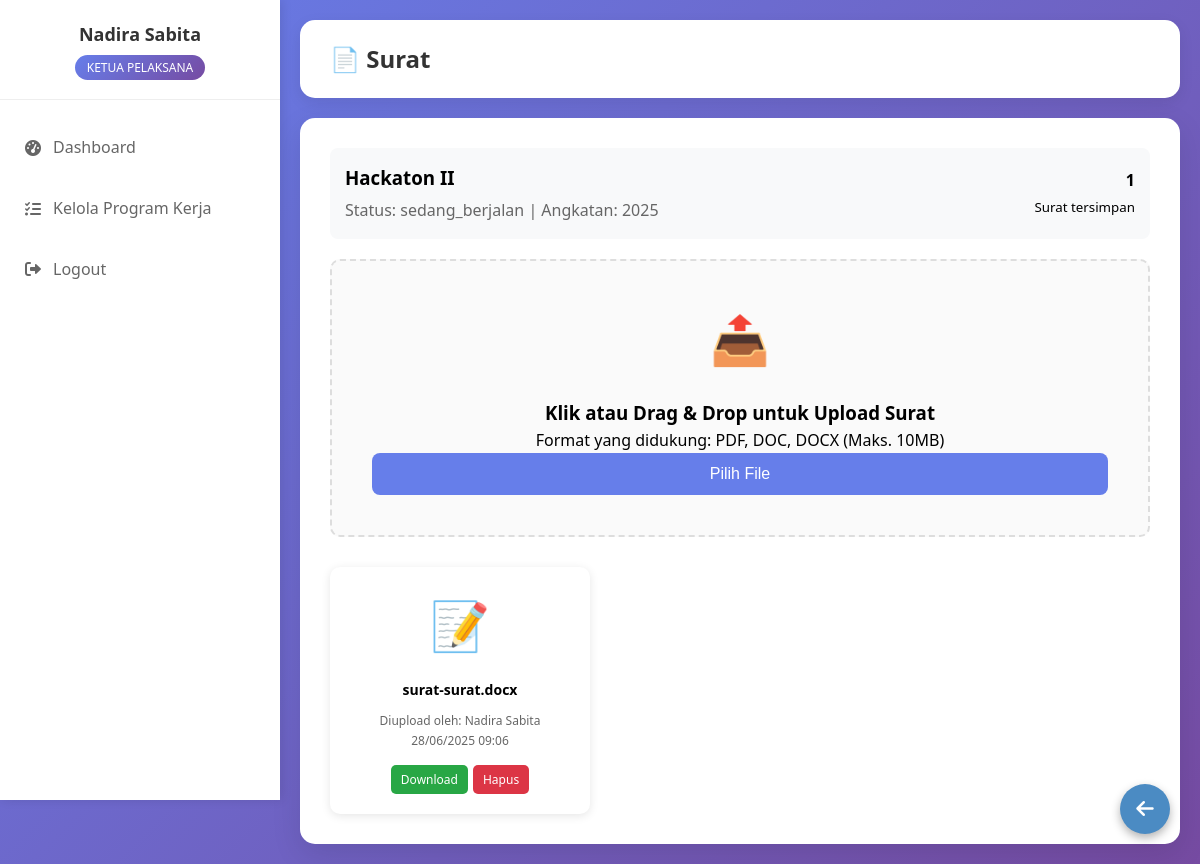
The app's page /modules/dokumentasi/surat.php?proker_id=25250001 (signed in) with its own data.
### tables this page shows
CREATE TABLE `program_kerja` (
  `id` varchar(10) NOT NULL,
  `nama_proker` varchar(200) NOT NULL,
  `deskripsi` text DEFAULT NULL,
  `tanggal_mulai` date DEFAULT NULL,
  `tanggal_selesai` date DEFAULT NULL,
  `status` enum('belum_mulai','sedang_berjalan','selesai','dibatalkan') DEFAULT NULL,
  `angkatan` varchar(10) DEFAULT NULL,
  `ketua_pelaksana_id` int(11) DEFAULT NULL,
  `created_by` int(11) DEFAULT NULL,
  `created_at` timestamp NOT NULL DEFAULT current_timestamp(),
  `updated_at` timestamp NOT NULL DEFAULT current_timestamp() ON UPDATE current_timestamp()
);

CREATE TABLE `dokumentasi` (
  `id` int(11) NOT NULL,
  `proker_id` varchar(10) DEFAULT NULL,
  `jenis` enum('proposal','surat','foto') NOT NULL,
  `nama_file` varchar(255) NOT NULL,
  `file_path` varchar(500) NOT NULL,
  `uploaded_by` int(11) DEFAULT NULL,
  `uploaded_at` timestamp NOT NULL DEFAULT current_timestamp()
);

CREATE TABLE `users` (
  `id` int(11) NOT NULL,
  `nama` varchar(100) NOT NULL,
  `nik` varchar(20) NOT NULL,
  `username` varchar(50) NOT NULL,
  `password` varchar(255) NOT NULL,
  `role` enum('sekretaris','ketua_pelaksana','ketua_umum') NOT NULL,
  `created_at` timestamp NOT NULL DEFAULT current_timestamp(),
  `status` enum('aktif','nonaktif') DEFAULT 'aktif'
);

### includes/functions.php (called while the page is built, shortened)
<?php
function sanitize($data) {
    return htmlspecialchars(trim($data), ENT_QUOTES, 'UTF-8');
}
function getStatusBadge($status) {
    $badges = [
        'belum_mulai' => '<span class="badge badge-warning">Belum Mulai</span>',
        'sedang_berjalan' => '<span class="badge badge-info">Sedang Berjalan</span>',
        'selesai' => '<span class="badge badge-success">Selesai</span>',
        'dibatalkan' => '<span class="badge badge-danger">Dibatalkan</span>',
    ];
    return $badges[$status] ?? $status;
}
?>

### modules/dokumentasi/surat.php (the view, shortened to what this page needs)
<?php
require_once '../../config/database.php';
require_once '../../includes/functions.php';
$proker_id = $_GET['proker_id'] ?? 0;
if ($_SESSION['role'] === 'ketua_pelaksana') {
    $stmt = $pdo->prepare("SELECT * FROM program_kerja WHERE id = ? AND ketua_pelaksana_id = ?");
    $stmt->execute([$proker_id, $_SESSION['user_id']]);
} else {
    $stmt = $pdo->prepare("SELECT * FROM program_kerja WHERE id = ?");
    $stmt->execute([$proker_id]);
}
$proker = $stmt->fetch();
$stmt = $pdo->prepare("
    SELECT d.*, u.nama as uploaded_by_name
    FROM dokumentasi d
    LEFT JOIN users u ON d.uploaded_by = u.id
    WHERE d.proker_id = ? AND d.jenis = 'surat'
    ORDER BY d.uploaded_at DESC
");
$stmt->execute([$proker_id]);
$surats = $stmt->fetchAll();
function getFileIcon($filename) {
    $ext = strtolower(pathinfo($filename, PATHINFO_EXTENSION));
    switch ($ext) {
        case 'doc':
        case 'docx':
            return '📝';
    }
}
?>
<!DOCTYPE html>
<html lang="id">
<head>
    <link rel="stylesheet" href="../../css/style.css" />
    <link rel="stylesheet" href="https://cdnjs.cloudflare.com/ajax/libs/font-awesome/6.0.0/css/all.min.css">
</head>
<body>
    <div class="dashboard-container">
        <div class="sidebar" id="sidebar">
            <div class="sidebar-header">
                <h3><?= $_SESSION['nama'] ?></h3>
                <span class="role-badge">
                    <?= ucwords(str_replace('_', ' ', $_SESSION['role'])) ?>
                </span>
            </div>
        <div class="sidebar-menu">
            <div class="menu-item">
                <a href="../../dashboard/<?= $_SESSION['role'] ?>.php">
                    <i class="fas fa-tachometer-alt"></i>
                    Dashboard
                </a>
            </div>
            <div class="menu-item">
                <?php if ($_SESSION['role']): ?>
                <a href="../proker/manage_proker.php">
                    <i class="fas fa-tasks"></i>
                    Kelola Program Kerja
                </a>
                <?php endif; ?>
            </div>
            <div class="menu-item">
                  <?php if ($_SESSION['role']): ?>
                    <a href="../../logout.php">
                        <i class="fas fa-sign-out-alt"></i>
                        Logout
                    </a>
                <?php endif; ?>
            </div>
            </div>
        </div>
        <div class="main-content">
    <div class="container">
        <div class="header">
            <h1>📄 Surat</h1>
            </div>
        <div class="dashboard">
            <div class="stats-bar">
                <div>
                    <h3 style="margin: 0;"><?= sanitize($proker['nama_proker']) ?></h3>
                    <p style="margin: 5px 0 0 0; color: #666;">
                        Status: <?= getStatusBadge($proker['status']) ?> |
                        Angkatan: <?= sanitize($proker['angkatan'] ?? '-') ?>
                    </p>
                </div>
                <div style="text-align: right;">
                    <strong><?= count($surats) ?></strong><br>
                    <small>Surat tersimpan</small>
                </div>
            </div>
             <?php if (in_array($_SESSION['role'], ['sekretaris', 'ketua_pelaksana'])): ?>
            <div class="upload-zone" onclick="document.getElementById('suratFile').click();">
                <div class="upload-icon">📤</div>
                <h3>Klik atau Drag & Drop untuk Upload Surat</h3>
                <p>Format yang didukung: PDF, DOC, DOCX (Maks. 10MB)</p>
                <form id="uploadForm" method="POST" enctype="multipart/form-data" style="display: inline;">
                    <button type="button" class="btn btn-primary" onclick="document.getElementById('suratFile').click();">
                        Pilih File
                    </button>
                </form>
            </div>
            <?php endif?>
            <?php if (count($surats) > 0): ?>
                <div class="proposals-grid">
                    <?php foreach ($surats as $surat): ?>
                        <div class="proposal-card" onclick="previewFile('<?= $surat['file_path'] ?>', '<?= sanitize($surat['nama_file']) ?>')">
                            <div class="proposal-icon">
                                <?= getFileIcon($surat['nama_file']) ?>
                            </div>
                            <div class="proposal-name">
                                <?= sanitize($surat['nama_file']) ?>
                            </div>
                            <div class="proposal-meta">
                                Diupload oleh: <?= sanitize($surat['uploaded_by_name']) ?><br>
                                <?= date('d/m/Y H:i', strtotime($surat['uploaded_at'])) ?>
                            </div>
                            <div class="proposal-actions" onclick="event.stopPropagation();">
                                <a href="download.php?id=<?= $surat['id'] ?>"
                                   class="btn btn-success btn-small">Download</a>
                                <a href="delete_dokumentasi.php?id=<?= $surat['id'] ?>&proker_id=<?= $proker_id ?>&return_to=surat"
                                   class="btn btn-danger btn-small"
                                   onclick="return confirm('Yakin ingin menghapus surat ini?')">Hapus</a>
                            </div>
                        </div>
                    <?php endforeach; ?>
                </div>
            <?php endif; ?>
        </div>
    </div>
    <div style="
    position: fixed;
    bottom: 30px;
    right: 30px;
    width: 50px;
    height: 50px;
    background-color:rgb(75, 139, 195);
    color: white;
    border-radius: 50%;
    text-align: center;
    font-size: 20px;
    line-height: 50px;
    box-shadow: 0 4px 10px rgba(0, 0, 0, 0.3);
    z-index: 9999;
    transition: background-color 0.3s ease;
">
    <a href="../proker/view_proker.php?id=<?= $proker_id ?>" title="Kembali" style="color: white; text-decoration: none; display: block;">
        <i class="fas fa-arrow-left"></i>
    </a>
</div>
</body>
</html>

### css/style.css (style rules this page uses)
* { margin: 0; padding: 0; box-sizing: border-box; }
body { font-family: 'Segoe UI', Tahoma, Geneva, Verdana, sans-serif; background: linear-gradient(to bottom right, #6a11cb, #2575fc); min-height: 100vh; line-height: 1.6; }
.container { max-width: 1200px; margin: 0 auto; padding: 20px; }
.btn { padding: 12px 20px; border: none; border-radius: 8px; cursor: pointer; font-size: 16px; transition: all 0.3s; text-decoration: none; display: inline-block; text-align: center; }
.btn-primary { background-color: #667eea; color: white; width: 100%; }
.btn-success { background-color: #28a745; color: white; }
.btn-danger { background-color: #dc3545; color: white; }
.dashboard { background: white; border-radius: 15px; padding: 30px; margin-top: 20px; box-shadow: 0 10px 30px rgba(0, 0, 0, 0.1); }
.header { background: white; padding: 20px 30px; border-radius: 15px; box-shadow: 0 5px 15px rgba(0, 0, 0, 0.08); margin-bottom: 20px; display: flex; justify-content: space-between; align-items: center; flex-wrap: wrap; }
.header h1 { color: #333; font-size: 24px; margin: 0; flex: 1; }
.dashboard-container { display: flex; min-height: 100vh; background: linear-gradient(135deg, #667eea 0%, #764ba2 100%); }
.sidebar { width: 280px; background: white; box-shadow: 2px 0 10px rgba(0, 0, 0, 0.1); transition: transform 0.3s ease; position: fixed; height: 100vh; overflow-y: auto; z-index: 1000; }
.sidebar-header { padding: 20px; border-bottom: 1px solid #eee; text-align: center; }
.sidebar-header h3 { color: #333; font-size: 18px; margin-bottom: 5px; }
.sidebar-header .role-badge { background: linear-gradient(135deg, #667eea 0%, #764ba2 100%); color: white; padding: 4px 12px; border-radius: 15px; font-size: 12px; text-transform: uppercase; font-weight: 500; }
.sidebar-menu { padding: 20px 0; }
.menu-item { margin-bottom: 5px; }
.menu-item a { display: flex; align-items: center; padding: 15px 20px; color: #666; text-decoration: none; transition: all 0.3s; border-left: 3px solid transparent; }
.menu-item a i { margin-right: 10px; width: 20px; text-align: center; }
.main-content { flex: 1; margin-left: 280px; transition: margin-left 0.3s ease; }
.upload-zone { border: 2px dashed #ddd; border-radius: 10px; padding: 40px; text-align: center; background: #fafafa; margin-bottom: 30px; transition: all 0.3s ease; cursor: pointer; }
.upload-icon { font-size: 3em; margin-bottom: 20px; color: #666; }
.proposals-grid { display: grid; grid-template-columns: repeat(auto-fill, minmax(200px, 1fr)); gap: 20px; margin-top: 30px; }
.proposal-card { background: white; border-radius: 10px; box-shadow: 0 2px 10px rgba(0,0,0,0.1); padding: 20px; text-align: center; transition: transform 0.2s ease, box-shadow 0.2s ease; cursor: pointer; }
.proposal-icon { font-size: 3em; margin-bottom: 15px; }
.proposal-name { font-weight: bold; margin-bottom: 10px; word-wrap: break-word; font-size: 14px; }
.proposal-meta { color: #666; font-size: 12px; margin-bottom: 15px; }
.proposal-actions { display: flex; gap: 5px; justify-content: center; }
.btn-small { padding: 5px 10px; font-size: 12px; border-radius: 5px; }
.stats-bar { background: #f8f9fa; padding: 15px; border-radius: 8px; margin-bottom: 20px; display: flex; justify-content: space-between; align-items: center; }

### records on screen
program_kerja: nama_proker "Hackaton II", status "sedang_berjalan", angkatan "2025"
dokumentasi: nama_file "📝", nama_file "surat-surat.docx", uploaded_by.nama "Nadira Sabita", uploaded_at "28/06/2025 09:06"

### other values on screen
$_SESSION['nama'] "Nadira Sabita"
str_replace('_', ' ', $_SESSION['role']) "KETUA PELAKSANA"
count($surats) "1"
